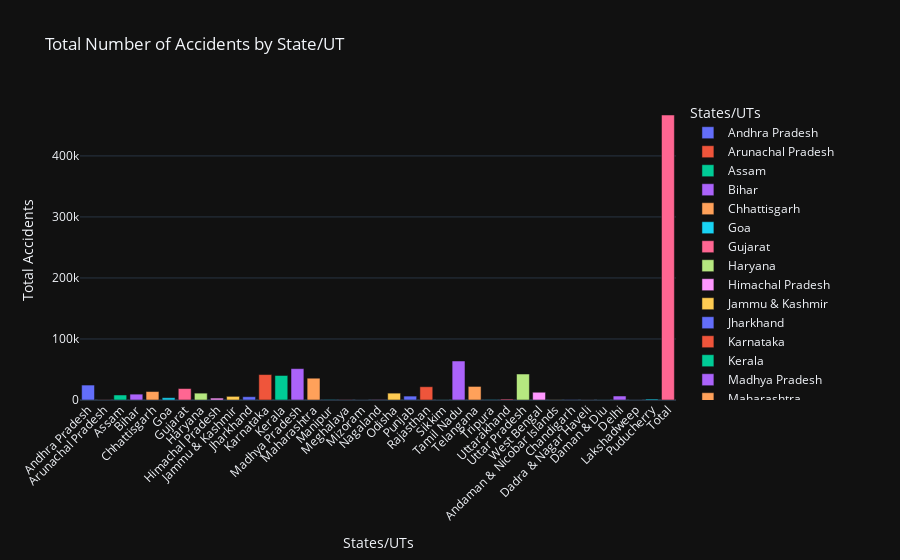

Write notebook code for a chart like this one.
### Code cell
# Interactive bar chart using Plotly
fig = px.bar(
    data,
    x='States/UTs',
    y='Total - Total Accidents',
    title='Total Number of Accidents by State/UT',
    labels={'States/UTs': 'States/UTs', 'Total - Total Accidents': 'Total Accidents'},
    color='States/UTs',
    template='plotly_dark'
)
fig.update_layout(xaxis={'tickangle': -45})
fig.show()

### Figure 1 — Plotly figure (JSON) as saved in the notebook; plotly's stock layout.template omitted (floating-point values rounded to 4 significant figures)
{"data": [{"alignmentgroup": "True", "hovertemplate": "States/UTs=%{x}<br>Total Accidents=%{y}<extra></extra>", "legendgroup": "Andhra Pradesh", "marker": {"color": "#636efa", "pattern": {"shape": ""}}, "name": "Andhra Pradesh", "offsetgroup": "Andhra Pradesh", "orientation": "v", "showlegend": true, "textposition": "auto", "type": "bar", "x": ["Andhra Pradesh"], "xaxis": "x", "y": [24475], "yaxis": "y"}, {"alignmentgroup": "True", "hovertemplate": "States/UTs=%{x}<br>Total Accidents=%{y}<extra></extra>", "legendgroup": "Arunachal Pradesh", "marker": {"color": "#EF553B", "pattern": {"shape": ""}}, "name": "Arunachal Pradesh", "offsetgroup": "Arunachal Pradesh", "orientation": "v", "showlegend": true, "textposition": "auto", "type": "bar", "x": ["Arunachal Pradesh"], "xaxis": "x", "y": [277], "yaxis": "y"}, {"alignmentgroup": "True", "hovertemplate": "States/UTs=%{x}<br>Total Accidents=%{y}<extra></extra>", "legendgroup": "Assam", "marker": {"color": "#00cc96", "pattern": {"shape": ""}}, "name": "Assam", "offsetgroup": "Assam", "orientation": "v", "showlegend": true, "textposition": "auto", "type": "bar", "x": ["Assam"], "xaxis": "x", "y": [8248], "yaxis": "y"}, {"alignmentgroup": "True", "hovertemplate": "States/UTs=%{x}<br>Total Accidents=%{y}<extra></extra>", "legendgroup": "Bihar", "marker": {"color": "#ab63fa", "pattern": {"shape": ""}}, "name": "Bihar", "offsetgroup": "Bihar", "orientation": "v", "showlegend": true, "textposition": "auto", "type": "bar", "x": ["Bihar"], "xaxis": "x", "y": [9600], "yaxis": "y"}, {"alignmentgroup": "True", "hovertemplate": "States/UTs=%{x}<br>Total Accidents=%{y}<extra></extra>", "legendgroup": "Chhattisgarh", "marker": {"color": "#FFA15A", "pattern": {"shape": ""}}, "name": "Chhattisgarh", "offsetgroup": "Chhattisgarh", "orientation": "v", "showlegend": true, "textposition": "auto", "type": "bar", "x": ["Chhattisgarh"], "xaxis": "x", "y": [13864], "yaxis": "y"}, {"alignmentgroup": "True", "hovertemplate": "States/UTs=%{x}<br>Total Accidents=%{y}<extra></extra>", "legendgroup": "Goa", "marker": {"color": "#19d3f3", "pattern": {"shape": ""}}, "name": "Goa", "offsetgroup": "Goa", "orientation": "v", "showlegend": true, "textposition": "auto", "type": "bar", "x": ["Goa"], "xaxis": "x", "y": [3709], "yaxis": "y"}, {"alignmentgroup": "True", "hovertemplate": "States/UTs=%{x}<br>Total Accidents=%{y}<extra></extra>", "legendgroup": "Gujarat", "marker": {"color": "#FF6692", "pattern": {"shape": ""}}, "name": "Gujarat", "offsetgroup": "Gujarat", "orientation": "v", "showlegend": true, "textposition": "auto", "type": "bar", "x": ["Gujarat"], "xaxis": "x", "y": [18769], "yaxis": "y"}, {"alignmentgroup": "True", "hovertemplate": "States/UTs=%{x}<br>Total Accidents=%{y}<extra></extra>", "legendgroup": "Haryana", "marker": {"color": "#B6E880", "pattern": {"shape": ""}}, "name": "Haryana", "offsetgroup": "Haryana", "orientation": "v", "showlegend": true, "textposition": "auto", "type": "bar", "x": ["Haryana"], "xaxis": "x", "y": [11238], "yaxis": "y"}, {"alignmentgroup": "True", "hovertemplate": "States/UTs=%{x}<br>Total Accidents=%{y}<extra></extra>", "legendgroup": "Himachal Pradesh", "marker": {"color": "#FF97FF", "pattern": {"shape": ""}}, "name": "Himachal Pradesh", "offsetgroup": "Himachal Pradesh", "orientation": "v", "showlegend": true, "textposition": "auto", "type": "bar", "x": ["Himachal Pradesh"], "xaxis": "x", "y": [3110], "yaxis": "y"}, {"alignmentgroup": "True", "hovertemplate": "States/UTs=%{x}<br>Total Accidents=%{y}<extra></extra>", "legendgroup": "Jammu & Kashmir", "marker": {"color": "#FECB52", "pattern": {"shape": ""}}, "name": "Jammu & Kashmir", "offsetgroup": "Jammu & Kashmir", "orientation": "v", "showlegend": true, "textposition": "auto", "type": "bar", "x": ["Jammu & Kashmir"], "xaxis": "x", "y": [5978], "yaxis": "y"}, {"alignmentgroup": "True", "hovertemplate": "States/UTs=%{x}<br>Total Accidents=%{y}<extra></extra>", "legendgroup": "Jharkhand", "marker": {"color": "#636efa", "pattern": {"shape": ""}}, "name": "Jharkhand", "offsetgroup": "Jharkhand", "orientation": "v", "showlegend": true, "textposition": "auto", "type": "bar", "x": ["Jharkhand"], "xaxis": "x", "y": [5394], "yaxis": "y"}, {"alignmentgroup": "True", "hovertemplate": "States/UTs=%{x}<br>Total Accidents=%{y}<extra></extra>", "legendgroup": "Karnataka", "marker": {"color": "#EF553B", "pattern": {"shape": ""}}, "name": "Karnataka", "offsetgroup": "Karnataka", "orientation": "v", "showlegend": true, "textposition": "auto", "type": "bar", "x": ["Karnataka"], "xaxis": "x", "y": [41707], "yaxis": "y"}, {"alignmentgroup": "True", "hovertemplate": "States/UTs=%{x}<br>Total Accidents=%{y}<extra></extra>", "legendgroup": "Kerala", "marker": {"color": "#00cc96", "pattern": {"shape": ""}}, "name": "Kerala", "offsetgroup": "Kerala", "orientation": "v", "showlegend": true, "textposition": "auto", "type": "bar", "x": ["Kerala"], "xaxis": "x", "y": [40181], "yaxis": "y"}, {"alignmentgroup": "True", "hovertemplate": "States/UTs=%{x}<br>Total Accidents=%{y}<extra></extra>", "legendgroup": "Madhya Pradesh", "marker": {"color": "#ab63fa", "pattern": {"shape": ""}}, "name": "Madhya Pradesh", "offsetgroup": "Madhya Pradesh", "orientation": "v", "showlegend": true, "textposition": "auto", "type": "bar", "x": ["Madhya Pradesh"], "xaxis": "x", "y": [51397], "yaxis": "y"}, {"alignmentgroup": "True", "hovertemplate": "States/UTs=%{x}<br>Total Accidents=%{y}<extra></extra>", "legendgroup": "Maharashtra", "marker": {"color": "#FFA15A", "pattern": {"shape": ""}}, "name": "Maharashtra", "offsetgroup": "Maharashtra", "orientation": "v", "showlegend": true, "textposition": "auto", "type": "bar", "x": ["Maharashtra"], "xaxis": "x", "y": [35717], "yaxis": "y"}, {"alignmentgroup": "True", "hovertemplate": "States/UTs=%{x}<br>Total Accidents=%{y}<extra></extra>", "legendgroup": "Manipur", "marker": {"color": "#19d3f3", "pattern": {"shape": ""}}, "name": "Manipur", "offsetgroup": "Manipur", "orientation": "v", "showlegend": true, "textposition": "auto", "type": "bar", "x": ["Manipur"], "xaxis": "x", "y": [601], "yaxis": "y"}, {"alignmentgroup": "True", "hovertemplate": "States/UTs=%{x}<br>Total Accidents=%{y}<extra></extra>", "legendgroup": "Meghalaya", "marker": {"color": "#FF6692", "pattern": {"shape": ""}}, "name": "Meghalaya", "offsetgroup": "Meghalaya", "orientation": "v", "showlegend": true, "textposition": "auto", "type": "bar", "x": ["Meghalaya"], "xaxis": "x", "y": [399], "yaxis": "y"}, {"alignmentgroup": "True", "hovertemplate": "States/UTs=%{x}<br>Total Accidents=%{y}<extra></extra>", "legendgroup": "Mizoram", "marker": {"color": "#B6E880", "pattern": {"shape": ""}}, "name": "Mizoram", "offsetgroup": "Mizoram", "orientation": "v", "showlegend": true, "textposition": "auto", "type": "bar", "x": ["Mizoram"], "xaxis": "x", "y": [53], "yaxis": "y"}, {"alignmentgroup": "True", "hovertemplate": "States/UTs=%{x}<br>Total Accidents=%{y}<extra></extra>", "legendgroup": "Nagaland", "marker": {"color": "#FF97FF", "pattern": {"shape": ""}}, "name": "Nagaland", "offsetgroup": "Nagaland", "orientation": "v", "showlegend": true, "textposition": "auto", "type": "bar", "x": ["Nagaland"], "xaxis": "x", "y": [430], "yaxis": "y"}, {"alignmentgroup": "True", "hovertemplate": "States/UTs=%{x}<br>Total Accidents=%{y}<extra></extra>", "legendgroup": "Odisha", "marker": {"color": "#FECB52", "pattern": {"shape": ""}}, "name": "Odisha", "offsetgroup": "Odisha", "orientation": "v", "showlegend": true, "textposition": "auto", "type": "bar", "x": ["Odisha"], "xaxis": "x", "y": [11262], "yaxis": "y"}, {"alignmentgroup": "True", "hovertemplate": "States/UTs=%{x}<br>Total Accidents=%{y}<extra></extra>", "legendgroup": "Punjab", "marker": {"color": "#636efa", "pattern": {"shape": ""}}, "name": "Punjab", "offsetgroup": "Punjab", "orientation": "v", "showlegend": true, "textposition": "auto", "type": "bar", "x": ["Punjab"], "xaxis": "x", "y": [6428], "yaxis": "y"}, {"alignmentgroup": "True", "hovertemplate": "States/UTs=%{x}<br>Total Accidents=%{y}<extra></extra>", "legendgroup": "Rajasthan", "marker": {"color": "#EF553B", "pattern": {"shape": ""}}, "name": "Rajasthan", "offsetgroup": "Rajasthan", "orientation": "v", "showlegend": true, "textposition": "auto", "type": "bar", "x": ["Rajasthan"], "xaxis": "x", "y": [21743], "yaxis": "y"}, {"alignmentgroup": "True", "hovertemplate": "States/UTs=%{x}<br>Total Accidents=%{y}<extra></extra>", "legendgroup": "Sikkim", "marker": {"color": "#00cc96", "pattern": {"shape": ""}}, "name": "Sikkim", "offsetgroup": "Sikkim", "orientation": "v", "showlegend": true, "textposition": "auto", "type": "bar", "x": ["Sikkim"], "xaxis": "x", "y": [180], "yaxis": "y"}, {"alignmentgroup": "True", "hovertemplate": "States/UTs=%{x}<br>Total Accidents=%{y}<extra></extra>", "legendgroup": "Tamil Nadu", "marker": {"color": "#ab63fa", "pattern": {"shape": ""}}, "name": "Tamil Nadu", "offsetgroup": "Tamil Nadu", "orientation": "v", "showlegend": true, "textposition": "auto", "type": "bar", "x": ["Tamil Nadu"], "xaxis": "x", "y": [63920], "yaxis": "y"}, {"alignmentgroup": "True", "hovertemplate": "States/UTs=%{x}<br>Total Accidents=%{y}<extra></extra>", "legendgroup": "Telangana", "marker": {"color": "#FFA15A", "pattern": {"shape": ""}}, "name": "Telangana", "offsetgroup": "Telangana", "orientation": "v", "showlegend": true, "textposition": "auto", "type": "bar", "x": ["Telangana"], "xaxis": "x", "y": [22230], "yaxis": "y"}, {"alignmentgroup": "True", "hovertemplate": "States/UTs=%{x}<br>Total Accidents=%{y}<extra></extra>", "legendgroup": "Tripura", "marker": {"color": "#19d3f3", "pattern": {"shape": ""}}, "name": "Tripura", "offsetgroup": "Tripura", "orientation": "v", "showlegend": true, "textposition": "auto", "type": "bar", "x": ["Tripura"], "xaxis": "x", "y": [552], "yaxis": "y"}, {"alignmentgroup": "True", "hovertemplate": "States/UTs=%{x}<br>Total Accidents=%{y}<extra></extra>", "legendgroup": "Uttarakhand", "marker": {"color": "#FF6692", "pattern": {"shape": ""}}, "name": "Uttarakhand", "offsetgroup": "Uttarakhand", "orientation": "v", "showlegend": true, "textposition": "auto", "type": "bar", "x": ["Uttarakhand"], "xaxis": "x", "y": [1468], "yaxis": "y"}, {"alignmentgroup": "True", "hovertemplate": "States/UTs=%{x}<br>Total Accidents=%{y}<extra></extra>", "legendgroup": "Uttar Pradesh", "marker": {"color": "#B6E880", "pattern": {"shape": ""}}, "name": "Uttar Pradesh", "offsetgroup": "Uttar Pradesh", "orientation": "v", "showlegend": true, "textposition": "auto", "type": "bar", "x": ["Uttar Pradesh"], "xaxis": "x", "y": [42568], "yaxis": "y"}, {"alignmentgroup": "True", "hovertemplate": "States/UTs=%{x}<br>Total Accidents=%{y}<extra></extra>", "legendgroup": "West Bengal", "marker": {"color": "#FF97FF", "pattern": {"shape": ""}}, "name": "West Bengal", "offsetgroup": "West Bengal", "orientation": "v", "showlegend": true, "textposition": "auto", "type": "bar", "x": ["West Bengal"], "xaxis": "x", "y": [12705], "yaxis": "y"}, {"alignmentgroup": "True", "hovertemplate": "States/UTs=%{x}<br>Total Accidents=%{y}<extra></extra>", "legendgroup": "Andaman & Nicobar Islands", "marker": {"color": "#FECB52", "pattern": {"shape": ""}}, "name": "Andaman & Nicobar Islands", "offsetgroup": "Andaman & Nicobar Islands", "orientation": "v", "showlegend": true, "textposition": "auto", "type": "bar", "x": ["Andaman & Nicobar Islands"], "xaxis": "x", "y": [254], "yaxis": "y"}, {"alignmentgroup": "True", "hovertemplate": "States/UTs=%{x}<br>Total Accidents=%{y}<extra></extra>", "legendgroup": "Chandigarh", "marker": {"color": "#636efa", "pattern": {"shape": ""}}, "name": "Chandigarh", "offsetgroup": "Chandigarh", "orientation": "v", "showlegend": true, "textposition": "auto", "type": "bar", "x": ["Chandigarh"], "xaxis": "x", "y": [316], "yaxis": "y"}, {"alignmentgroup": "True", "hovertemplate": "States/UTs=%{x}<br>Total Accidents=%{y}<extra></extra>", "legendgroup": "Dadra & Nagar Haveli", "marker": {"color": "#EF553B", "pattern": {"shape": ""}}, "name": "Dadra & Nagar Haveli", "offsetgroup": "Dadra & Nagar Haveli", "orientation": "v", "showlegend": true, "textposition": "auto", "type": "bar", "x": ["Dadra & Nagar Haveli"], "xaxis": "x", "y": [80], "yaxis": "y"}, {"alignmentgroup": "True", "hovertemplate": "States/UTs=%{x}<br>Total Accidents=%{y}<extra></extra>", "legendgroup": "Daman & Diu", "marker": {"color": "#00cc96", "pattern": {"shape": ""}}, "name": "Daman & Diu", "offsetgroup": "Daman & Diu", "orientation": "v", "showlegend": true, "textposition": "auto", "type": "bar", "x": ["Daman & Diu"], "xaxis": "x", "y": [76], "yaxis": "y"}, {"alignmentgroup": "True", "hovertemplate": "States/UTs=%{x}<br>Total Accidents=%{y}<extra></extra>", "legendgroup": "Delhi", "marker": {"color": "#ab63fa", "pattern": {"shape": ""}}, "name": "Delhi", "offsetgroup": "Delhi", "orientation": "v", "showlegend": true, "textposition": "auto", "type": "bar", "x": ["Delhi"], "xaxis": "x", "y": [6515], "yaxis": "y"}, {"alignmentgroup": "True", "hovertemplate": "States/UTs=%{x}<br>Total Accidents=%{y}<extra></extra>", "legendgroup": "Lakshadweep", "marker": {"color": "#FFA15A", "pattern": {"shape": ""}}, "name": "Lakshadweep", "offsetgroup": "Lakshadweep", "orientation": "v", "showlegend": true, "textposition": "auto", "type": "bar", "x": ["Lakshadweep"], "xaxis": "x", "y": [3], "yaxis": "y"}, {"alignmentgroup": "True", "hovertemplate": "States/UTs=%{x}<br>Total Accidents=%{y}<extra></extra>", "legendgroup": "Puducherry", "marker": {"color": "#19d3f3", "pattern": {"shape": ""}}, "name": "Puducherry", "offsetgroup": "Puducherry", "orientation": "v", "showlegend": true, "textposition": "auto", "type": "bar", "x": ["Puducherry"], "xaxis": "x", "y": [1597], "yaxis": "y"}, {"alignmentgroup": "True", "hovertemplate": "States/UTs=%{x}<br>Total Accidents=%{y}<extra></extra>", "legendgroup": "Total", "marker": {"color": "#FF6692", "pattern": {"shape": ""}}, "name": "Total", "offsetgroup": "Total", "orientation": "v", "showlegend": true, "textposition": "auto", "type": "bar", "x": ["Total"], "xaxis": "x", "y": [467044], "yaxis": "y"}], "layout": {"autosize": true, "barmode": "relative", "legend": {"title": {"text": "States/UTs"}, "tracegroupgap": 0}, "title": {"text": "Total Number of Accidents by State/UT"}, "xaxis": {"anchor": "y", "autorange": true, "categoryarray": ["Andhra Pradesh", "Arunachal Pradesh", "Assam", "Bihar", "Chhattisgarh", "Goa", "Gujarat", "Haryana", "Himachal Pradesh", "Jammu & Kashmir", "Jharkhand", "Karnataka", "Kerala", "Madhya Pradesh", "Maharashtra", "Manipur", "Meghalaya", "Mizoram", "Nagaland", "Odisha", "Punjab", "Rajasthan", "Sikkim", "Tamil Nadu", "Telangana", "Tripura", "Uttarakhand", "Uttar Pradesh", "West Bengal", "Andaman & Nicobar Islands", "Chandigarh", "Dadra & Nagar Haveli", "Daman & Diu", "Delhi", "Lakshadweep", "Puducherry", "Total"], "categoryorder": "array", "domain": [0, 1], "range": [-0.5, 36.5], "tickangle": -45, "title": {"text": "States/UTs"}, "type": "category"}, "yaxis": {"anchor": "x", "autorange": true, "domain": [0, 1], "range": [0, 491600.0], "title": {"text": "Total Accidents"}, "type": "linear"}}}
